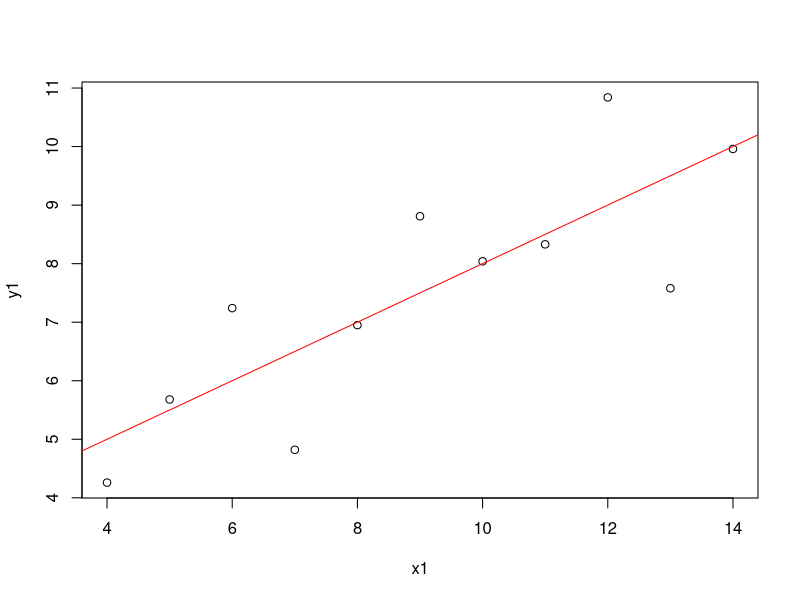
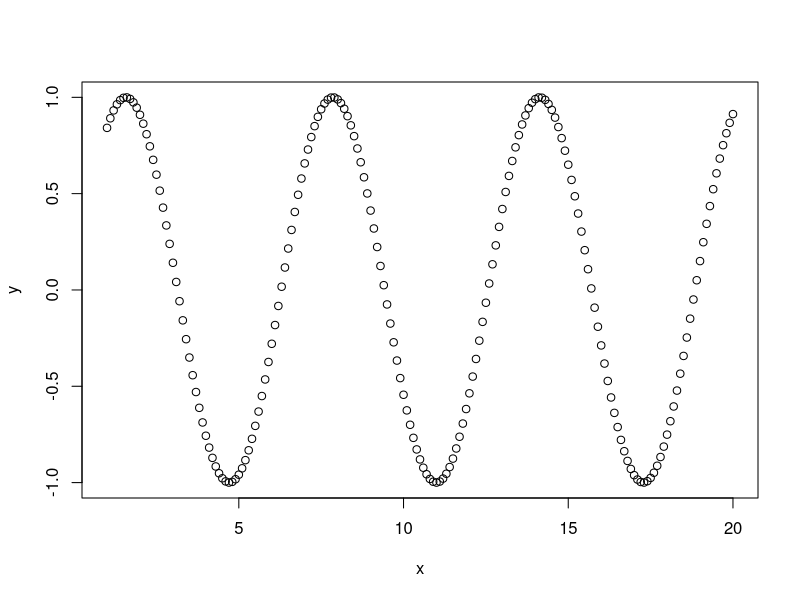
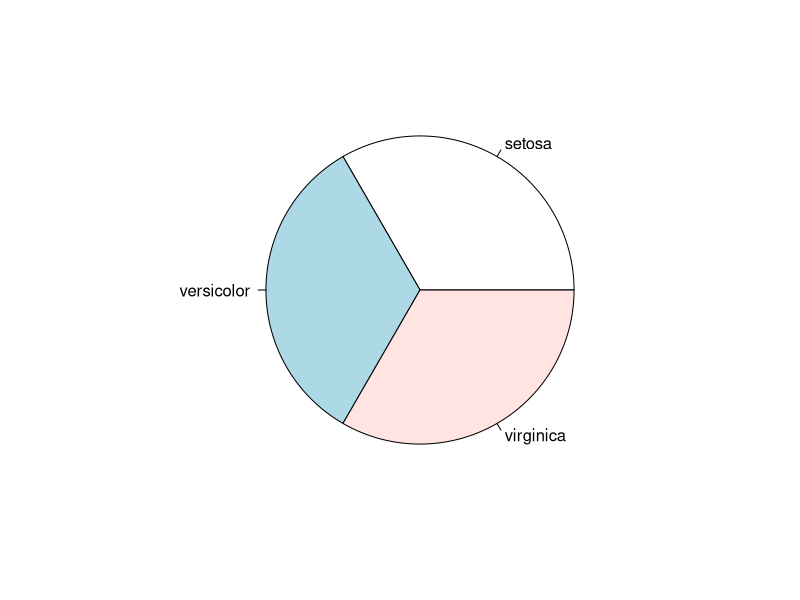
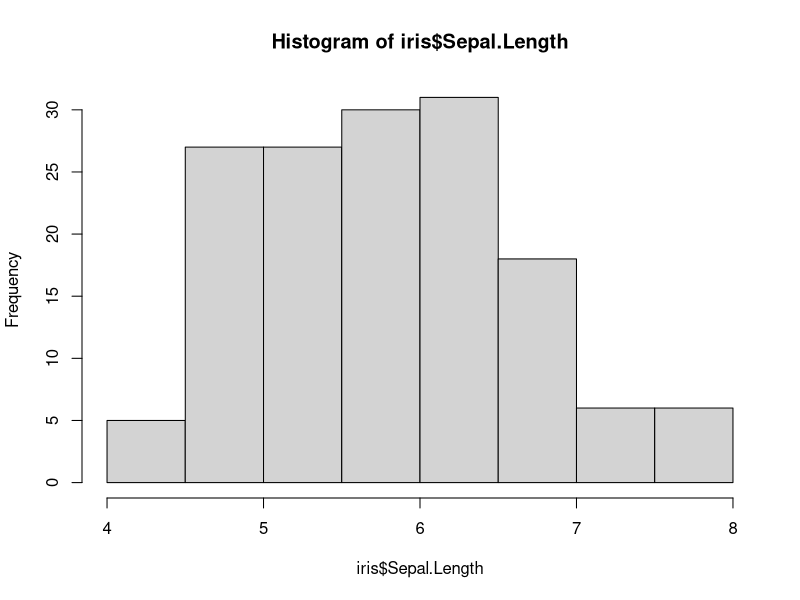
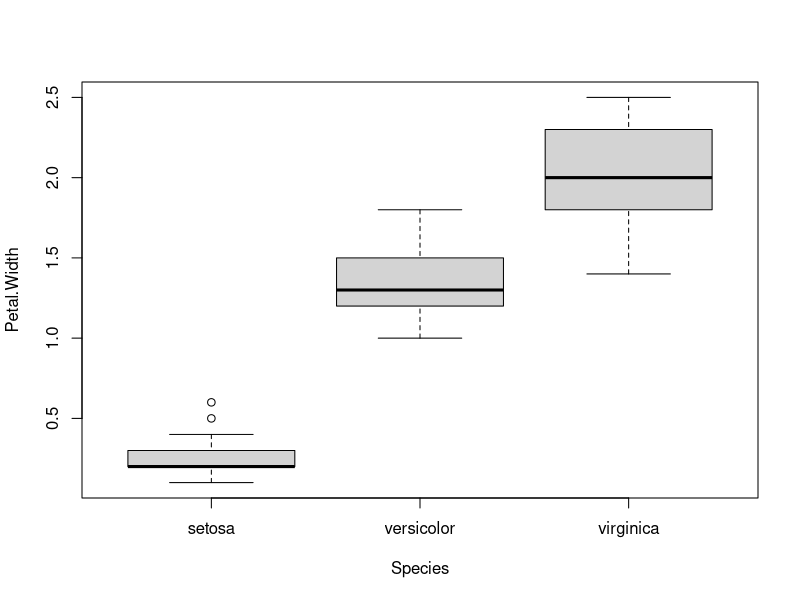
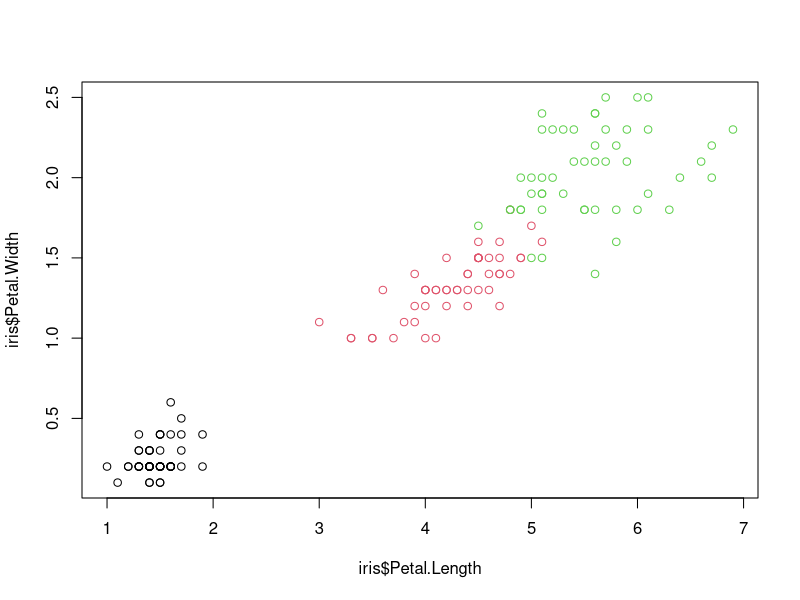

Here is the R script that generated these plots, in order:
## ---- chunk 1
x=1:5
sum(x) 
mean(x)
var(x)
sqrt(var(x))

y = 10/3
ceiling(y)
floor(y)
round(y)
trunc(y)

pi
log(3)
log2(3)
abs(-3)
sqrt(16)
## ---- chunk 2
#使用範例資料
data(anscombe)
#使用資料中x1,y1變數畫出點散布圖
plot(y1 ~ x1, data = anscombe)
#建立回歸模型並assign到lmfit變數中
lmfit <- lm(y1~x1, data=anscombe) 
#在點散佈圖上加上迴歸線
abline(lmfit, col="red")
## ---- chunk 3
#文件查詢
help(package="base")
?base:sum
?sum
help.search("sum")
??sum

#範例演釋
demo()

#使用內建資料集
data()

#看現有變數
ls()
#移除變數
rm()
#查看資料型態
# difference between class, typeof, and mode
#http://stackoverflow.com/questions/6258004/r-types-and-classes-of-variables

class(1)
typeof(1L)
mode(1L)

class(matrix(1:9))
typeof(matrix(1:9))
mode(matrix(1:9))

#查看資料結構
str(c(1,2,3))
## ---- chunk 4
3+8
3-8
3*8
3/8
1/0
11%%2
3<4
2==5
T == TRUE
## ---- chunk 5
a = 3
a <- 5 # ( alt + - )
assign("a",3)

a / 2
a = a / 2
## ---- chunk 6
character(5)  ## character vector of length 5
numeric(5)
logical(5)
x = c(1,2,3,7)
y= c(2,3,5,1)
x+y
x*y
x - y
x/y

x + 10
x + c(10)
x + c(1,2)
x + c(1,2,1,2)

x == c(1,99,3,4)

c(1,2,3)
c(1, TRUE, "three")
c(2,T,3)
c(c(1,2,3,4),c(5))

x = c(1,2,3,4,NA)
is.na(x)
sum(x)
sum(x, na.rm=T)

height_vec = c(180,169,173)
height_vec
names(height_vec) = c("Brian", "Toby", "Sherry")
height_vec

name_vec = c("Brian", "Toby", "Sherry")
names(height_vec) = name_vec
height_vec > 175
height_vec / 100
height_vec > 175 | height_vec < 170
height_vec < 175 & height_vec > 170

#R 的index從1開始
height_vec[1] #index
height_vec['Brian'] #variable name
height_vec[height_vec > 175] #condition (boolean vector)

## ---- chunk 7
1:20
seq(1,20)
20:1
?seq
seq(1,20,by=2)
seq(1,20,length=2)

x <- seq(1, 20, by=0.1)
y <- sin(x)
#y <- cos(x)
plot(x, y)

rep(1,5)
?rep
rep(c(1,2), times=5)
rep(c(1,2), times=c(1,2))
rep(c(1,2), each=5)
rep_len(c(1,2),5)

paste("the","big","bang","theory")
paste("big","bang",sep="")
paste("big","bang",sep=";")
paste(c("big","bang"),1:4)
length(paste(c("big","bang"),1:4,collapse = "+" ))
## ---- chunk 8
matrix(1:9, byrow=TRUE, nrow=3)
matrix(1:9, nrow=3)
kevin = c(85,73)
marry = c(72,64)
jerry = c(59,66)
mat = matrix(c(kevin, marry, jerry), nrow=3, byrow= TRUE)
colnames(mat) = c('first', 'second')
rownames(mat) = c('kevin', 'marry', 'jerry')
mat

# basic
dim(mat)
nrow(mat)
ncol(mat)
t(mat) #transpose
mat[1,]
mat[,1]
mat[1:2,]
mat[c('kevin','jerry'),]
mat[c('kevin','jerry'),'first']
rowSums(mat)
colSums(mat)

# insert new value
mat2 = rbind(mat, c(78,63))
rownames(mat2)[nrow(mat2)] = 'sam'
mat2

mat3 = cbind(mat2,c(82,77,70,64))
colnames(mat3)[ncol(mat3)] = 'third'
mat3

rowMeans(mat3)
colMeans(mat3)


# arithmetic
m1 = matrix(1:4, byrow=TRUE, nrow=2)
m2 = matrix(5:8, byrow=TRUE, nrow=2)

m1 + m2
m1 - m2
m1 * m2
m1 / m2

m1 %*% m2

## ---- chunk 9
# syntax
weather= c("sunny","rainy", "cloudy", "rainy", "cloudy")
class(weather)
weather_category = factor(weather)
weather_category
class(weather_category)
# order
temperature = c("Low", "High", "High", "Medium", "Low", "Medium")
temperature_category = factor(temperature, order = TRUE, levels = c("Low", "Medium", "High"))
temperature_category
temperature_category[3] > temperature_category[1]
temperature_category[4] > temperature_category[3]

# change levels name
weather= c("s","r", "c", "r", "c")
weather_factor = factor(weather)
levels(weather_factor) = c("cloudy","rainy","sunny")
weather_factor
## ---- chunk 10
df = data.frame(a=c(1,2,3,4,5),b=c('2','3','4','5','6'))
df
class(df)
str(df)

name <- c("Joe", "Bob", "Vicky")
age <- c("28", "26", "34")
gender <- c("Male","Male","Female")
data <- data.frame(name, age, gender)

data(iris)
head(iris)
tail(iris)
tail(iris, 10)
str(iris)

iris[1:3,]
iris[1:3,1]
iris[1:3,"Sepal.Length"]
head(iris[,1:2])
iris$"Sepal.Length"

#取前五筆包含length 及 width 的資料
Five.Sepal.iris = iris[1:5, c("Sepal.Length","Sepal.Width")]
#可以用條件做篩選
setosa.data = iris[iris$Species=="setosa",1:5]
str(setosa.data)

#使用which 做資料篩選
which(iris$Species=="setosa")

#attach() detach()
attach(iris)
Species
setosa.data = iris[Species=="setosa",1:5]
###注意attach只是目前資料集的快照(snapshot),若原始資料有更動,attach中的資料不會跟著變動
iris[1,1]
iris[1,1] = 5.5
head(iris)
Sepal.Length[1]
detach()

#merge進行資料合併
flower.type = data.frame(Species = "setosa", Flower = "iris")
merge(flower.type, iris[1:3,], by ="Species")

df1 = data.frame(CustomerId = c(1:6), Product = c(rep("Toaster", 3), rep("Radio", 3)))
df2 = data.frame(CustomerId = c(2, 4, 6), State = c(rep("Alabama", 2), rep("Ohio", 1)))

#Inner join:
merge(x = df1, y= df2, by="CustomerId")

#Outer join: 
merge(x = df1, y = df2, by = "CustomerId", all = TRUE)

#Left outer: 
merge(x = df1, y = df2, by = "CustomerId", all.x = TRUE)

#Right outer: 
merge(x = df1, y = df2, by = "CustomerId", all.y = TRUE)

#Cross join: 
merge(x = df1, y = df2, by = NULL)

#用order做資料排序
iris[order(iris$Sepal.Length, decreasing = TRUE),]

#資料轉換
iris$Species_new <- ifelse(iris$Species %in% c("setosa"), "IsSetosa","Notsetosa")

#繪圖
table.iris = table(iris$Species)
pie(table.iris)
hist(iris$Sepal.Length)

boxplot(Petal.Width ~ Species, data = iris)
plot(x=iris$Petal.Length, y=iris$Petal.Width, col=iris$Species)

## ---- chunk 11
getwd()
#setwd("C:/Users/BigData/Desktop")
tw2330 = read.csv("table.csv", header=TRUE)

test.data = read.table("data/match.txt" ,header = TRUE, sep="|")

#table
write.table(test.data, file = "data/test.txt" , sep = " ")
#csv
write.csv(test.data, file = "data/test.csv")

